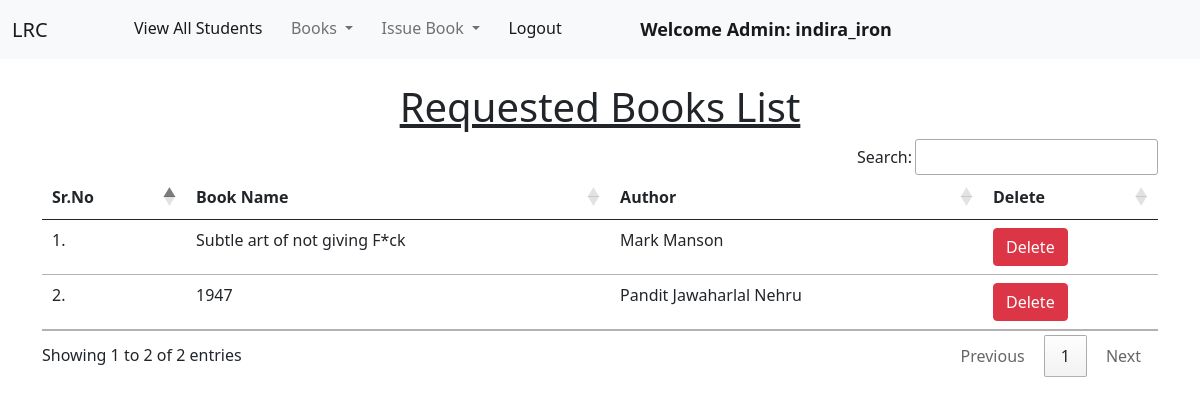
/requested_books/ (signed in), run on the app's committed database.
### library/models.py (models this page shows)
class RequestedBook(models.Model):
    name = models.CharField(max_length=200)
    author = models.CharField(max_length=200)

### library/views.py (the view)
# urls.py: path("requested_books/",views.view_req_books,name="requested_books")
@login_required(login_url = '/admin_login')
def view_req_books(request):
    requestBooks = RequestedBook.objects.all()
    return render(request, "requested_books.html", {'RequestedBooks':requestBooks})

### library/templates/requested_books.html (shortened to what this page needs)
{% extends 'admin_navbar.html' %}
{% load static %}
{% block body %}
<div class="container mt-4">
    <h1 class="text-center"><u>Requested Books List</u></h1>
    <table class="table table-hover" id="example">
        <thead>
            <tr>
                <th>Sr.No</th>
                <th>Book Name</th>
                <th>Author</th>
                <th>Delete</th>
            </tr>
        </thead>
        <tbody>
            {% for RequestedBook in RequestedBooks %}
            <tr>
                <td>{{forloop.counter}}.</td>
                <td>{{RequestedBook.name}}</td>
                <td>{{RequestedBook.author}}</td>
                <td><a href="/req_delete_book/{{RequestedBook.id}}/" class="btn btn-danger" onclick="return confirm('Are you sure you want to delete this book?')">Delete</a></td>
            </tr>
            {% endfor %}
        </tbody>
    </table>
    </div>
{% endblock %}

### library/templates/admin_navbar.html (shortened to what this page needs)
<!doctype html>
<html lang="en">
  <head>
    <link href="https://cdn.jsdelivr.net/npm/bootstrap@5.1.0/dist/css/bootstrap.min.css" rel="stylesheet">
    <link rel="stylesheet" href="https://cdn.datatables.net/1.10.25/css/jquery.dataTables.min.css">
    <link rel="stylesheet" href="https://cdn.datatables.net/buttons/1.7.1/css/buttons.dataTables.min.css">
  </head>
  <body>
    <nav class="navbar navbar-expand-lg navbar-light bg-light">
        <div class="container-fluid">
          <a class="navbar-brand" href="#">LRC</a>
          <div class="collapse navbar-collapse" id="navbarSupportedContent">
            <ul class="navbar-nav me-auto mb-2 mb-lg-0">
              <li class="nav-item">
                <a class="nav-link active" aria-current="page" href="/view_students/">View All Students</a>
              </li>
              <li class="nav-item dropdown">
                <a class="nav-link dropdown-toggle" href="#" id="navbarDropdown" role="button" data-bs-toggle="dropdown" aria-expanded="false">
                  Books
                </a>
              </li>
              <li class="nav-item dropdown">
                <a class="nav-link dropdown-toggle" href="#" id="navbarDropdown" role="button" data-bs-toggle="dropdown" aria-expanded="false">
                  Issue Book
                </a>
              </li>
              <li class="nav-item">
                <a class="nav-link active" aria-current="page" href="/logout/">Logout</a>
              </li>
              <li class="nav-item">
                <a style="font-weight:600; font-family:'Segoe UI', Tahoma, Geneva, Verdana, sans-serif; font-size: large;" class="nav-link active" href="#">Welcome Admin: {{request.user}}</a>
              </li>
            </ul>
          </div>
        </div>
      </nav>
      {% block body %}
      {% endblock %}
  </body>
</html>

### data on the page
RequestedBook: name "Subtle art of not giving F*ck", author "Mark Manson"
RequestedBook: name "1947", author "Pandit Jawaharlal Nehru"

### other printed values
{{ request.user }} "indira_iron"
